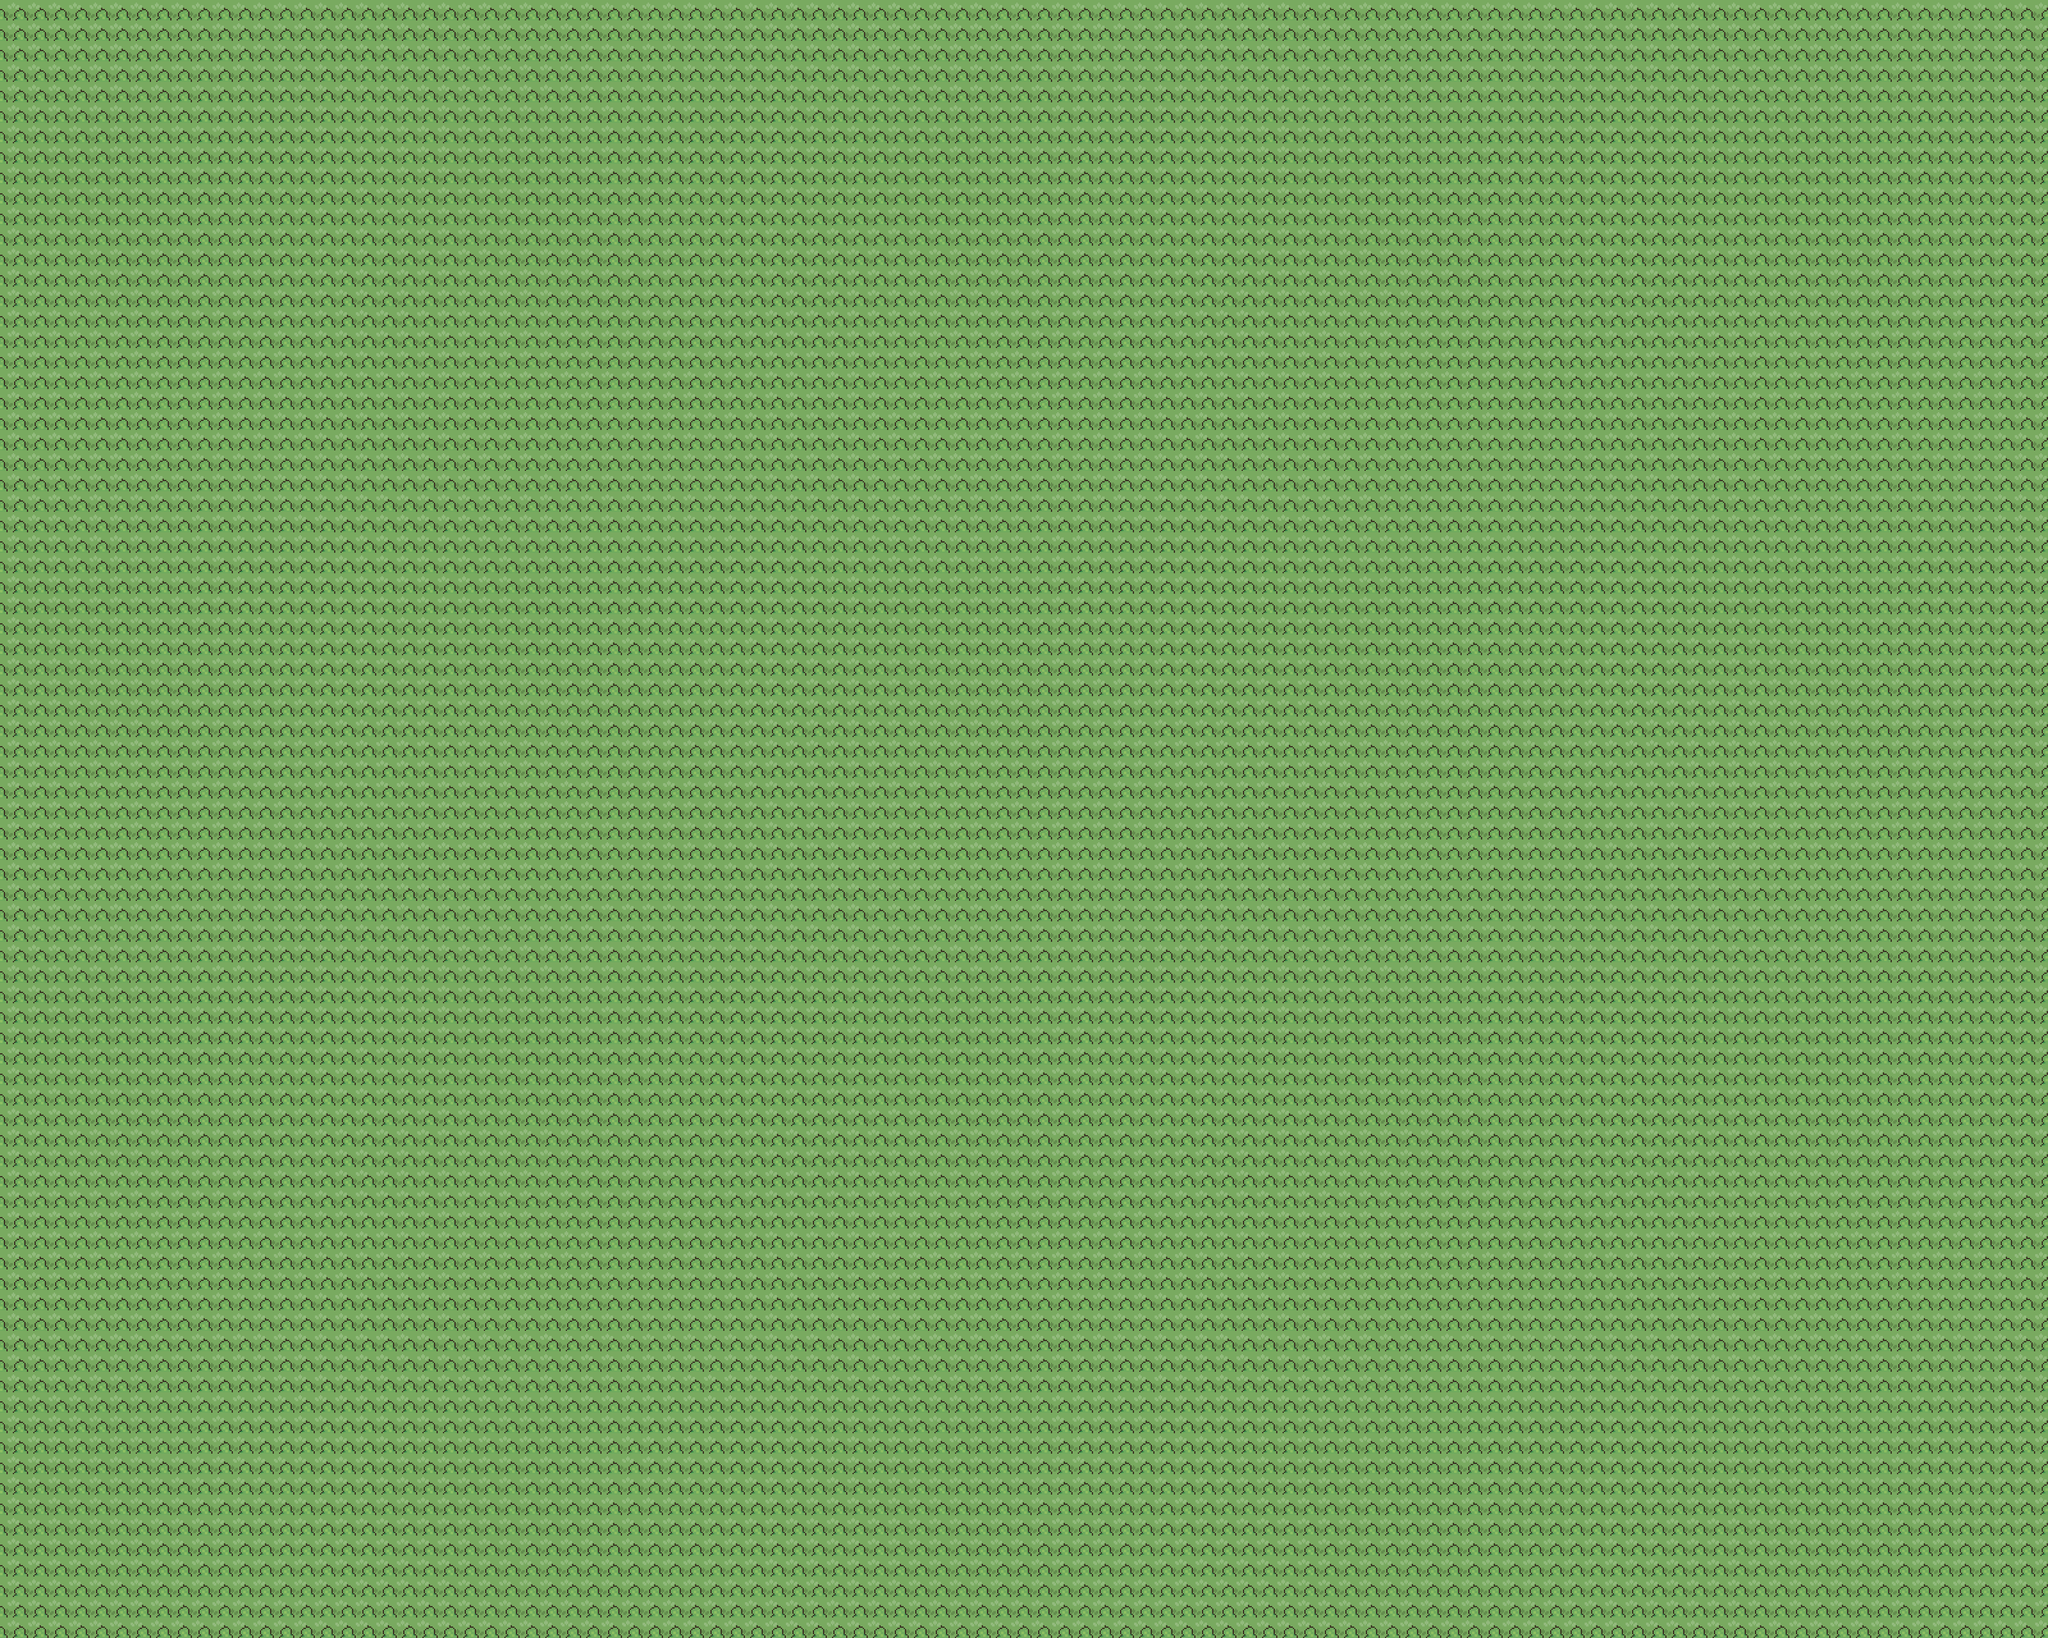

A level layout from a 2D game, rendered from its tile map. Below: a short description, then the map file with tile-grid data replaced by summaries:
An orthogonal 100x80 tile map with 32x32 px tiles, 1 tile layer (sol) and 7 objects (2x collision_rocher, Player, pnj_marcheur, pnj_garde, switch_sud, ...).

<map version="1.0" orientation="orthogonal" renderorder="right-down" width="100" height="80" tilewidth="32" tileheight="32" nextobjectid="8">
 <tileset firstgid="1" source="septeme-village.tsx" />
 <layer name="sol" width="100" height="80">
  <data>[8000 cells, 8000 non-empty, 1 distinct tile ids]</data>
 </layer>
 <objectgroup name="spawns">
  <object id="1" name="Player" x="1600" y="1280" width="32" height="32" />
 </objectgroup>
 <objectgroup name="pnjs">
  <object id="2" name="pnj_marcheur" x="1000" y="1600" width="32" height="32">
   <properties>
    <property name="image" value="pnj 2.png" />
    <property name="x2" value="1256" />
    <property name="y2" value="1600" />
    <property name="speed" value="1" />
   </properties>
  </object>
  <object id="3" name="pnj_garde" x="2000" y="2400" width="32" height="32">
   <properties>
    <property name="image" value="Playerred.png" />
   </properties>
  </object>
 </objectgroup>
 <objectgroup name="collision">
  <object id="4" name="collision_rocher" x="1200" y="960" width="64" height="64" />
  <object id="5" name="collision_rocher" x="1400" y="1120" width="64" height="64" />
 </objectgroup>
 <objectgroup name="exits">
  <object id="6" name="switch_sud" x="0" y="2496" width="3200" height="64">
   <properties>
    <property name="to_map" value="Route_Grande_1" />
    <property name="to_spawn" value="Player" />
   </properties>
  </object>
  <object id="7" name="switch_nord" x="0" y="0" width="3200" height="64">
   <properties>
    <property name="to_map" value="Megalopole_centrale" />
    <property name="to_spawn" value="Player" />
   </properties>
  </object>
 </objectgroup>
</map>
